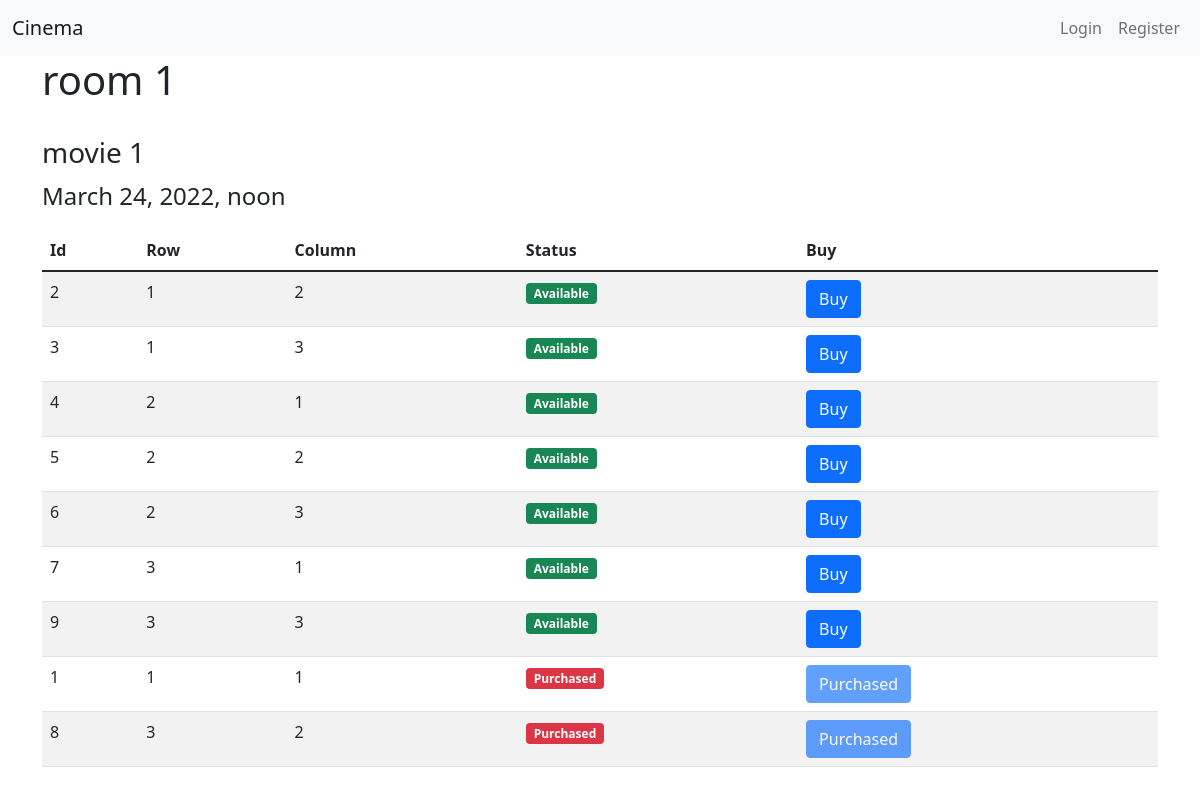
Screenshot of /seat/1/ with the database file from the repository.
### plan/models.py (models this page shows, shortened)
class Room(models.Model):
    name = models.CharField(_("name"), unique=True, max_length=127)
    movies = models.ManyToManyField(
        "plan.Movie",
        verbose_name=_("movies"),
        related_name="rooms",
        through="plan.Schedule",
        )
    objects = RoomManager()
    class Meta:
        verbose_name = _("Room")
        verbose_name_plural = _("Rooms")

class Movie(models.Model):
    title = models.CharField(_("name"), max_length=127, unique=True)
    poster = models.ImageField(_("poster"), upload_to='movie', height_field=None, width_field=None, max_length=None)
    class Meta:
        verbose_name = _("Movie")
        verbose_name_plural = _("Movies")
        constraints = [
            models.UniqueConstraint(fields=['title', 'poster'], name='unique_title'), # this will enforce new poster for each movie
        ]

class Schedule(models.Model):
    room = models.ForeignKey("plan.Room", verbose_name=_("room"), on_delete=models.CASCADE)
    movie = models.ForeignKey("plan.Movie", verbose_name=_("movie"), on_delete=models.CASCADE)
    date_time = models.DateTimeField(_("movie date time"), auto_now=False, auto_now_add=False)
    class Meta:
        verbose_name = _("Schedule")
        verbose_name_plural = _("Schedules")
        constraints = [
            models.UniqueConstraint(fields=['room', 'date_time'], name='unique_room_datetime')
        ]

class Seat(models.Model):
    room = models.ForeignKey("plan.Room", verbose_name=_("room"), on_delete=models.CASCADE)
    seat_id = models.IntegerField(_("seat_id"))
    row = models.IntegerField(_("row"))
    column = models.IntegerField(_("column"))
    objects = SeatManager()
    class Meta:
        verbose_name = _("Seat")
        verbose_name_plural = _("Seats")
        constraints = [
            models.UniqueConstraint(fields=['room', 'row', 'column'], name='unique_room_row_column'),
            models.UniqueConstraint(fields=['room', 'seat_id'], name='unique_room_seat_id'),
        ]

### plan/views.py (the view, shortened to what this page needs)
# urls.py: path('seat/<int:schedule_id>/', SeatView.as_view(), name='seat'),
class SeatView(views.View):
    template_name = 'seats.html'
    def get_context_data(self, **kwargs):
        schedule_id = kwargs['schedule_id']
        schedule = get_object_or_404(Schedule, pk=schedule_id)
        movie = get_object_or_404(Movie, pk=schedule.movie.id)
        room = get_object_or_404(Room, pk=schedule.room.id)
        available_seats = Seat.objects.get_room_available_seats(room=room, schedule=schedule)
        unavailable_seats = Seat.objects.get_room_unavailable_seats(room=room, schedule=schedule)
        context = {
            'schedule': schedule,
            'room': room,
            'movie': movie,
            'date_time': schedule.date_time,
            'available_seats': available_seats,
            'unavailable_seats': unavailable_seats,
        }
        return context
    def get(self, request, *args, **kwargs):
        context = self.get_context_data(**kwargs)
        return render(request, self.template_name, context)

### plan/models.py (called while the page is built)
    def get_queryset(self):
        return super().get_queryset()

    def get_queryset(self):
        return super().get_queryset()

    def get_room_seats(self, room):
        return self.get_queryset().filter(room=room)

    def get_room_unavailable_seats(self, room, schedule):
        tickets = Ticket.objects.filter(schedule = schedule)
        unavailable_seats = Seat.objects.\
            get_room_seats(room).\
                filter(id__in = tickets.values('seat'))
        return unavailable_seats

    def get_room_available_seats(self, room, schedule):
        seats = Seat.objects.get_room_seats(room)
        unavailable_seats = Seat.objects.get_room_unavailable_seats(room, schedule)
        available_seats = seats.exclude(id__in=unavailable_seats.values('id'))
        return available_seats

    def get_queryset(self):
        return super().get_queryset()

### plan/templates/seats.html (shortened to what this page needs)
{% extends "plan_base.html" %}
{% block content %}
<div class="container">
  <div class="row">
    <div class="col-md-12">
      <h1>{{ room.name }}</h1>
      <h3>{{ movie.title }}</h3>
      <p class="fs-4 fw-light">{{ schedule.date_time }}</p>
    </div>
  </div>
  <div class="row">
      <div class="col-md-12">
          <table class="table table-striped">
            <thead>
                <tr>
                    <th>Id</th>
                    <th>Row</th>
                    <th>Column</th>
                    <th>Status</th>
                    <th>Buy</th>
                </tr>
            </thead>
            <tbody>
              <form method='POST'>
                {% for seat in available_seats %}
                  <tr>
                      <td>{{ seat.seat_id }}</td>
                      <td>{{ seat.row }}</td>
                      <td>{{ seat.column }}</td>
                      <td>
                        <span class="badge bg-success">Available</span>
                      <td>
                        <button type="submit" value="{{seat.id}}" name="seat_id" class="btn btn-primary">
                          Buy
                        </button>
                      </td>
                  </tr>
                {% endfor %}
                {% for seat in unavailable_seats %}
                  <tr>
                      <td>{{ seat.seat_id }}</td>
                      <td>{{ seat.row }}</td>
                      <td>{{ seat.column }}</td>
                      <td>
                          <span class="badge bg-danger">Purchased</span>
                      <td>
                        <button type="submit" value="{{seat.id}}" name="seat_id" class="btn btn-primary" disabled>
                          Purchased
                        </button>
                      </td>
                  </tr>
                {% endfor %}
              </form>
            </tbody>
          </table>
      </div>
  </div>
</div>
{% endblock %}

### plan/templates/plan_base.html (shortened to what this page needs)
{% load static %}
<!doctype html>
<html lang="en">
    <head>
        <link href="{%static 'css/bootstrap.min.css'%}" rel="stylesheet">
    </head>
    <body>
        {% include 'header.html' %}
        {% block content %}{% endblock %}
  </body>
</html>

### plan/templates/header.html (shortened to what this page needs)
<nav class="navbar navbar-expand-lg navbar-light bg-light">
<div class="container-fluid">
    <a class="navbar-brand" href="/">Cinema</a>
    <div>
        <ul class="navbar-nav ml-auto">
            {% if user.is_authenticated %}
                <li class="nav-item">
                    <a class="nav-link" href="/accounts/logout">Logout</a>
                </li>
            {% else %}
                <li class="nav-item">
                    <a class="nav-link" href="/accounts/login">Login</a>
                </li>
                <li class="nav-item">
                    <a class="nav-link" href="/accounts/register">Register</a>
                </li>
            {% endif %}
    </div>
</div>
</nav>

### rows the page displays
Room: name "room 1"
Movie: title "movie 1"
Schedule: date_time "March 24, 2022, noon"
Seat: seat_id "2", row "1", column "2"
Seat: seat_id "3", row "1", column "3"
Seat: seat_id "4", row "2", column "1"
Seat: seat_id "5", row "2", column "2"
Seat: seat_id "6", row "2", column "3"
Seat: seat_id "7", row "3", column "1"
Seat: seat_id "9", row "3", column "3"
Seat: seat_id "1", row "1", column "1"
Seat: seat_id "8", row "3", column "2"
